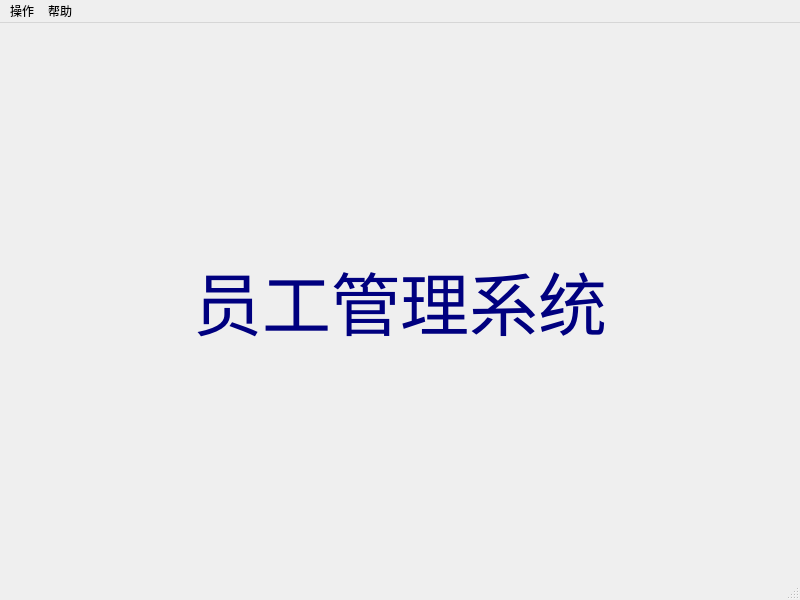
<?xml version="1.0" encoding="UTF-8"?>
<ui version="4.0">
 <class>MainPage</class>
 <widget class="QMainWindow" name="MainPage">
  <property name="geometry">
   <rect>
    <x>0</x>
    <y>0</y>
    <width>800</width>
    <height>600</height>
   </rect>
  </property>
  <property name="windowTitle">
   <string>员工管理系统</string>
  </property>
  <widget class="QWidget" name="centralwidget">
   <layout class="QVBoxLayout" name="verticalLayout">
    <item>
     <widget class="QLabel" name="label">
      <property name="font">
       <font>
        <family>微软雅黑 Light</family>
        <pointsize>52</pointsize>
       </font>
      </property>
      <property name="styleSheet">
       <string notr="true">color: rgb(0, 0, 127);</string>
      </property>
      <property name="text">
       <string>员工管理系统</string>
      </property>
      <property name="alignment">
       <set>Qt::AlignCenter</set>
      </property>
     </widget>
    </item>
   </layout>
  </widget>
  <widget class="QMenuBar" name="menubar">
   <property name="geometry">
    <rect>
     <x>0</x>
     <y>0</y>
     <width>800</width>
     <height>26</height>
    </rect>
   </property>
   <widget class="QMenu" name="menuAction">
    <property name="title">
     <string>操作</string>
    </property>
    <addaction name="actionadd"/>
    <addaction name="separator"/>
    <addaction name="actionqueryEmp"/>
   </widget>
   <widget class="QMenu" name="menu">
    <property name="title">
     <string>帮助</string>
    </property>
    <addaction name="actionabout"/>
   </widget>
   <addaction name="menuAction"/>
   <addaction name="menu"/>
  </widget>
  <widget class="QStatusBar" name="statusbar"/>
  <action name="actionadd">
   <property name="text">
    <string>addEmp</string>
   </property>
  </action>
  <action name="actionqueryEmp">
   <property name="text">
    <string>queryEmp</string>
   </property>
  </action>
  <action name="actionabout">
   <property name="text">
    <string>about</string>
   </property>
  </action>
 </widget>
 <resources/>
 <connections/>
</ui>
